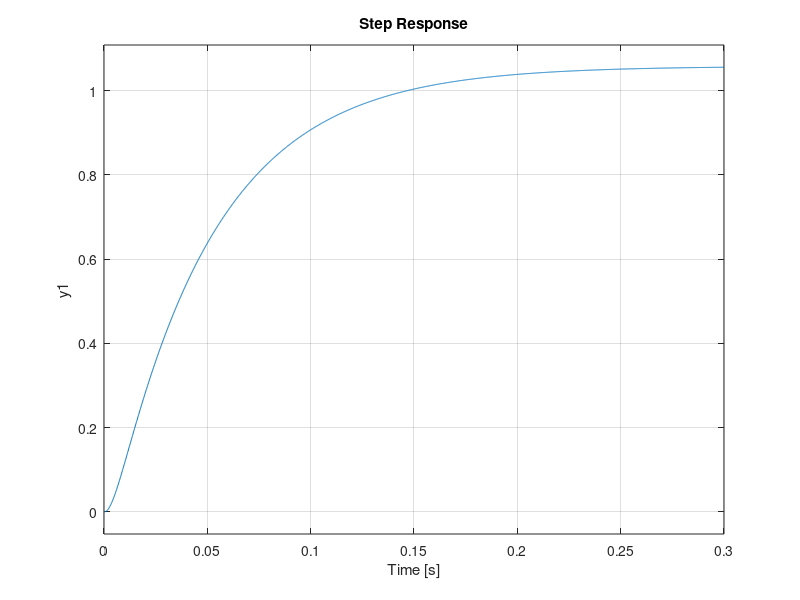

Recreate this plot in MATLAB. (Note: this script raises an error after producing the figure.)
L=0.00017;
R=0.43;
J_motor=0.0000209;
B_motor=0.0048157;
J_disk=0.0005;
B_disk=0.1;
Kt=0.0455;

% Electrical Part
num1=[1];
den1=[L R];
sys1=tf(num1,den1);
% Torque constant
sys2=Kt;
% Mechanical Part
num3=[1];
den3=[J_motor B_motor];
sys3=tf(num3,den3);
% Disk Part
num4=[1];
den4=[J_disk B_disk];
sys4=1/tf(num4,den4);
% integrator
num5=[1];
den5=[1 0];
sys5=tf(num5,den5);
G1=series(1/sys1,1/sys2);
G2=series(G1,sys4);
G3=series(sys1,sys2);
G4=series(G3,sys3);
G5=series(G4,sys5);
G=feedback(G5,G2);
step(G);
grid on;

% Durum uzayı matrisi ve kontrol edilebilirlik
A = [0,1,0;0,0,1;-1.21*10^6,-6.48*10^5,-2.78*10^3];
B = [0;0;2.28*10^9];
C = [0.0455,0,0];
D =0; % D matrisi 0 olarak ayarlandı


ctrb_matrix = ctrb(A, B);
disp('Determinant of the controllability matrix:');
disp(det(ctrb_matrix));

pc = [-8-10.62i,-8+10.62i,-25];
K = place(A, B, pc);
disp('State feedback gain K:');
disp(K);



syms k1 k2 k3 k4 s;
A_bar = [0,1,0,0;0,0,1,0;-1.21*10^6,-6.48*10^5,-2.78*10^3,0;-0.0455,0,0,0];
B_bar = [0;0;2.28*10^9;0];
K_bar = [k1, k2, k3,k4];
C_bar=[0.0455,0,0,0];
I = eye(4);
chareq = det(s * I - (A_bar - B_bar * K_bar));
disp('Characteristic Equation:');
disp(chareq);
K_bar1=[-5.267*10^-4,-2.8351*10^-4,-1.1886*10^-6,3.523*10^-4];

